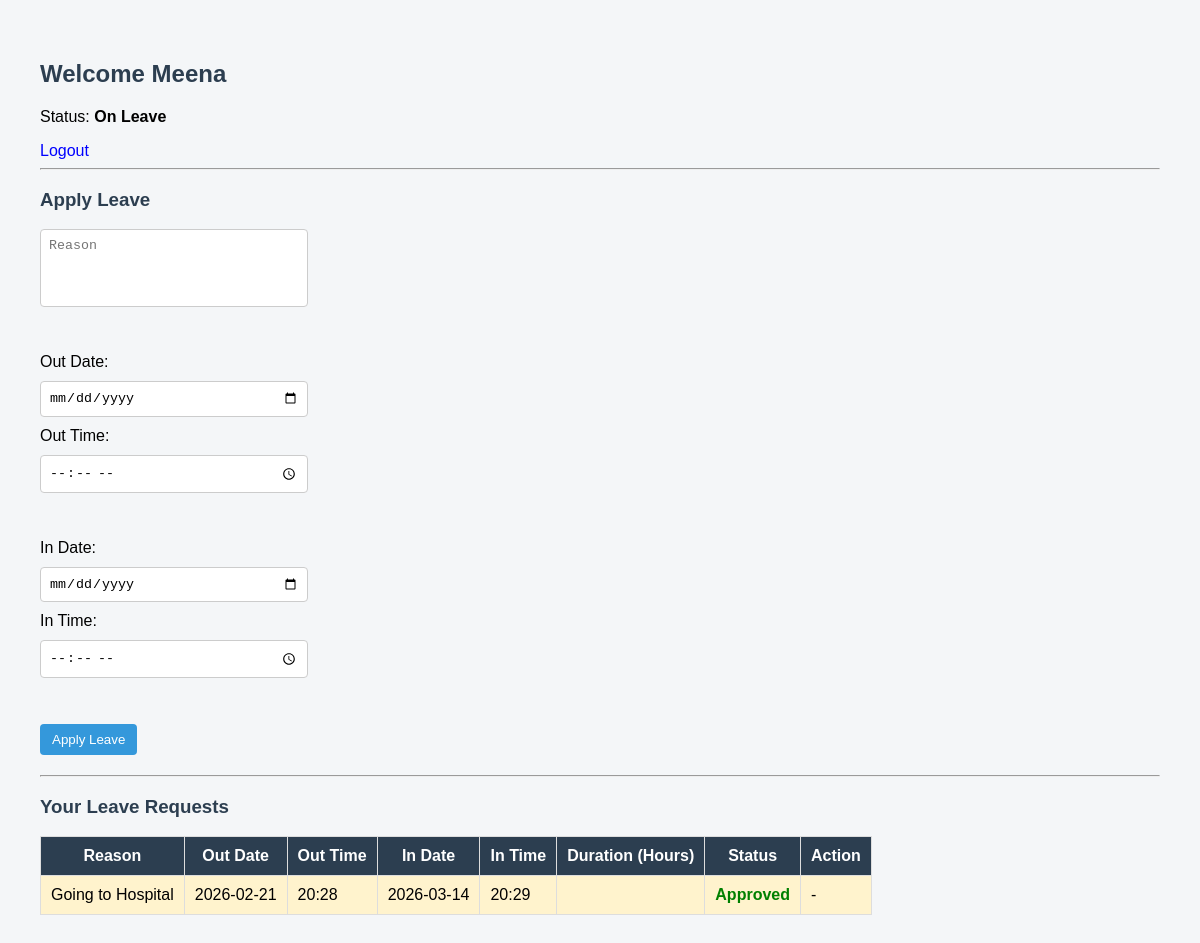
The page /student/3 on the database its author committed.
### tables this page shows
CREATE TABLE students (
        id INTEGER PRIMARY KEY AUTOINCREMENT,
        name TEXT,
        parent_phone TEXT,
        block_no TEXT,
        room_no TEXT,
        status TEXT DEFAULT 'Present'
    );

CREATE TABLE leave_requests (
        id INTEGER PRIMARY KEY AUTOINCREMENT,
        student_id INTEGER,
        reason TEXT,
        out_date TEXT,
        out_time TEXT,
        in_date TEXT,
        in_time TEXT,
        status TEXT DEFAULT 'Pending'
    );

### main.py (the view)
@app.get("/student/{student_id}", response_class=HTMLResponse)
def student_page(request: Request, student_id: int):
    conn = get_db()
    cursor = conn.cursor()
    cursor.execute("SELECT * FROM students WHERE id=?", (student_id,))
    student = cursor.fetchone()
    cursor.execute("SELECT * FROM leave_requests WHERE student_id=?", (student_id,))
    leaves = cursor.fetchall()
    conn.close()
    return templates.TemplateResponse(
        "student.html",
        {
            "request": request,
            "student": student,
            "leaves": leaves,
            "active_leave": None
        }
    )

### templates/student.html (shortened to what this page needs)
<!DOCTYPE html>
<html>
<head>
    <link rel="stylesheet" href="/static/style.css">
</head>
<body>
{% if student %}
<h2>Welcome {{ student.name }}</h2>
<p>Status: <b>{{ student.status }}</b></p>
<a href="/" style="color:blue;">Logout</a>
<hr>
<h3>Apply Leave</h3>
<form method="post" action="/apply_leave/{{ student.id }}">
    <textarea name="reason" placeholder="Reason" required></textarea><br><br>
    <label>Out Date:</label>
    <input type="date" name="out_date" required>
    <label>Out Time:</label>
    <input type="time" name="out_time" required><br><br>
    <label>In Date:</label>
    <input type="date" name="in_date" required>
    <label>In Time:</label>
    <input type="time" name="in_time" required><br><br>
    <button type="submit">Apply Leave</button>
</form>
<hr>
<h3>Your Leave Requests</h3>
{% if leaves and leaves|length > 0 %}
<table border="1" cellpadding="10">
    <tr>
        <th>Reason</th>
        <th>Out Date</th>
        <th>Out Time</th>
        <th>In Date</th>
        <th>In Time</th>
        <th>Duration (Hours)</th>
        <th>Status</th>
        <th>Action</th>
    </tr>
    {% for leave in leaves %}
    <tr {% if leave.status == "Approved" %} style="background-color:#fff3cd;" {% endif %}>
        <td>{{ leave.reason }}</td>
        <td>{{ leave.out_date }}</td>
        <td>{{ leave.out_time }}</td>
        <td>{{ leave.in_date }}</td>
        <td>{{ leave.in_time }}</td>
        <td>{{ leave.duration }}</td>
        <td>
            {% if leave.status == "Approved" %}
                <span style="color:green;"><b>Approved</b></span>
            {% elif leave.status == "Rejected" %}
                <span style="color:red;"><b>Rejected</b></span>
            {% elif leave.status == "Cancelled" %}
                <span style="color:gray;"><b>Cancelled</b></span>
            {% else %}
                <span style="color:orange;"><b>Pending</b></span>
            {% endif %}
        </td>
        <td>
            {% if leave.status == "Pending" %}
                <form method="post" action="/cancel_leave/{{ leave.id }}/{{ student.id }}">
                    <button type="submit">Cancel</button>
                </form>
            {% else %}
                -
            {% endif %}
        </td>
    </tr>
    {% endfor %}
</table>
{% else %}
<p>No leave requests submitted yet.</p>
{% endif %}
{% else %}
<h2>Student Not Found</h2>
<p>Please check your login credentials.</p>
{% endif %}
</body>
</html>

### static/style.css (style rules this page uses)
body { font-family: Arial, sans-serif; padding: 40px; background-color: #f4f6f8; margin: 0; }
h2, h3 { color: #2c3e50; }
form { margin-bottom: 20px; }
textarea, input { display: block; margin: 10px 0; padding: 8px; width: 250px; border: 1px solid #ccc; border-radius: 4px; }
textarea { resize: none; height: 60px; }
button { padding: 8px 12px; border: none; cursor: pointer; border-radius: 4px; background-color: #3498db; color: white; }
table { border-collapse: collapse; background: white; }
table th { background-color: #2c3e50; color: white; }
table th, table td { padding: 10px; border: 1px solid #ddd; }
a { text-decoration: none; color: #3498db; }

### rows shown on the page
students: name "Meena", status "On Leave"
leave_requests: reason "Going to Hospital", out_date "2026-02-21", out_time "20:28", in_date "2026-03-14", in_time "20:29", status "Approved"
